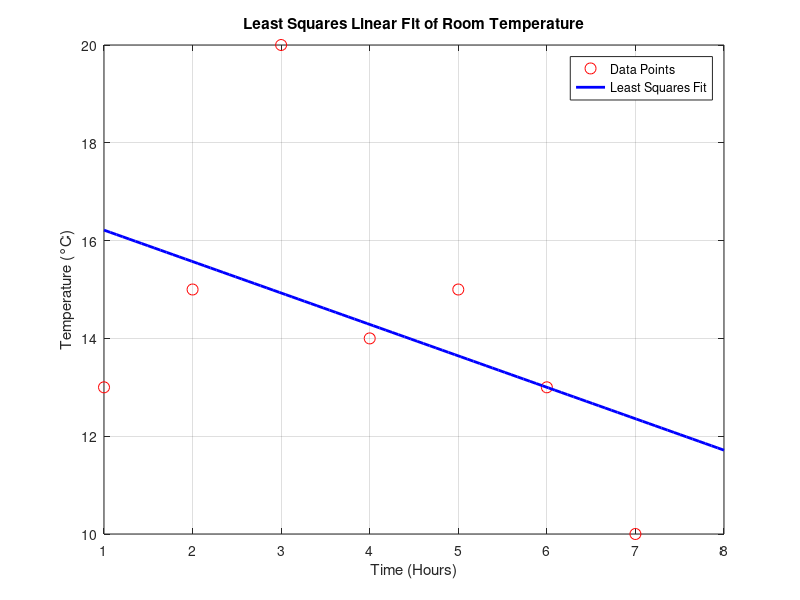

Write the MATLAB code that produced this figure.
%Problem 1
x = [1 2 3 4 5 6 7];                % Time
y = [13 15 20 14 15 13 10];        % Temperature

% Number of points
n = length(x);

% Compute sums
Sx = sum(x);
Sy = sum(y);
Sxx = sum(x.^2);
Sxy = sum(x .* y);

% Normal equations
A = [Sxx, Sx; Sx, n];
B = [Sxy; Sy];

% Solve for [a; b]
coeffs = A \ B;
a = coeffs(1);
b = coeffs(2);

% Predict temperature at 8:00
t_8 = 8;
temp_8 = a * t_8 + b;

% Compute least squares error E(a,b)
fitted_y = a * x + b;
E = sum((y - fitted_y).^2);

% Display results
fprintf('Least squares line: f(x) = %.4fx + %.4f\n', a, b);
fprintf('Predicted temperature at 8:00 = %.2f degrees\n', temp_8);
fprintf('Minimum error E(a,b) = %.4f\n', E);

% Plot
figure;
plot(x, y, 'ro', 'MarkerSize', 8, 'DisplayName', 'Data Points');
hold on;
x_fit = linspace(1, 8, 100);
y_fit = a * x_fit + b;
plot(x_fit, y_fit, 'b-', 'LineWidth', 2, 'DisplayName', 'Least Squares Fit');
xlabel('Time (Hours)');
ylabel('Temperature (°C)');
title('Least Squares Linear Fit of Room Temperature');
legend('show');
grid on;